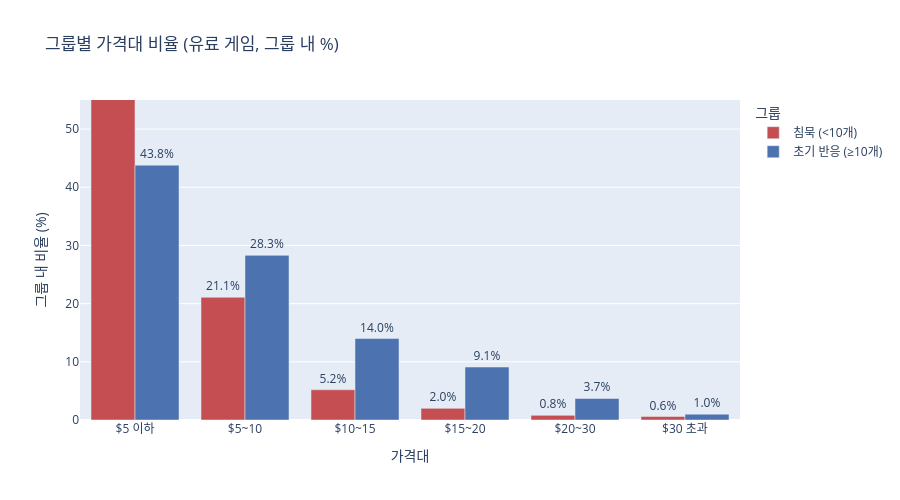

The code cell stored with this chart in its notebook:
### Code cell
price_bins   = [0, 5, 10, 15, 20, 30, 9999]
price_labels = ['$5 이하', '$5~10', '$10~15', '$15~20', '$20~30', '$30 초과']

df_paid = df_paid.copy()
df_paid['price_range'] = pd.cut(df_paid['price'], bins=price_bins, labels=price_labels, right=True)

price_dist = (
    df_paid.groupby(['response_group', 'price_range'], observed=True)['appid']
    .count()
    .reset_index(name='game_count')
)
paid_total = df_paid.groupby('response_group')['appid'].count()
price_dist['비율(%)'] = price_dist.apply(
    lambda r: r['game_count'] / paid_total[r['response_group']] * 100, axis=1
).round(1)

fig = px.bar(
    price_dist,
    x='price_range',
    y='비율(%)',
    color='response_group',
    color_discrete_map=GROUP_COLORS,
    barmode='group',
    text='비율(%)',
    title='그룹별 가격대 비율 (유료 게임, 그룹 내 %)',
    labels={'price_range': '가격대', '비율(%)': '그룹 내 비율 (%)', 'response_group': '그룹'},
    category_orders={'price_range': price_labels, 'response_group': GROUP_ORDER},
)
fig.update_traces(texttemplate='%{text:.1f}%', textposition='outside')
fig.update_layout(height=500, yaxis_range=[0, 55], legend_title_text='그룹')
fig.show()

### Figure 1 — Plotly figure (JSON) as saved in the notebook; plotly's stock layout.template omitted (floating-point values rounded to 4 significant figures)
{"data": [{"alignmentgroup": "True", "hovertemplate": "그룹=침묵 (<10개)<br>가격대=%{x}<br>그룹 내 비율 (%)=%{text}<extra></extra>", "legendgroup": "침묵 (<10개)", "marker": {"color": "#C44E52", "pattern": {"shape": ""}}, "name": "침묵 (<10개)", "offsetgroup": "침묵 (<10개)", "orientation": "v", "showlegend": true, "text": [70.3, 21.1, 5.2, 2.0, 0.8, 0.6], "textposition": "outside", "texttemplate": "%{text:.1f}%", "type": "bar", "x": ["$5 이하", "$5~10", "$10~15", "$15~20", "$20~30", "$30 초과"], "xaxis": "x", "y": [70.3, 21.1, 5.2, 2.0, 0.8, 0.6], "yaxis": "y"}, {"alignmentgroup": "True", "hovertemplate": "그룹=초기 반응 (≥10개)<br>가격대=%{x}<br>그룹 내 비율 (%)=%{text}<extra></extra>", "legendgroup": "초기 반응 (≥10개)", "marker": {"color": "#4C72B0", "pattern": {"shape": ""}}, "name": "초기 반응 (≥10개)", "offsetgroup": "초기 반응 (≥10개)", "orientation": "v", "showlegend": true, "text": [43.8, 28.3, 14.0, 9.1, 3.7, 1.0], "textposition": "outside", "texttemplate": "%{text:.1f}%", "type": "bar", "x": ["$5 이하", "$5~10", "$10~15", "$15~20", "$20~30", "$30 초과"], "xaxis": "x", "y": [43.8, 28.3, 14.0, 9.1, 3.7, 1.0], "yaxis": "y"}], "layout": {"barmode": "group", "height": 500, "legend": {"title": {"text": "그룹"}, "tracegroupgap": 0}, "title": {"text": "그룹별 가격대 비율 (유료 게임, 그룹 내 %)"}, "xaxis": {"anchor": "y", "categoryarray": ["$5 이하", "$5~10", "$10~15", "$15~20", "$20~30", "$30 초과"], "categoryorder": "array", "domain": [0, 1], "title": {"text": "가격대"}}, "yaxis": {"anchor": "x", "domain": [0, 1], "range": [0, 55], "title": {"text": "그룹 내 비율 (%)"}}}}
